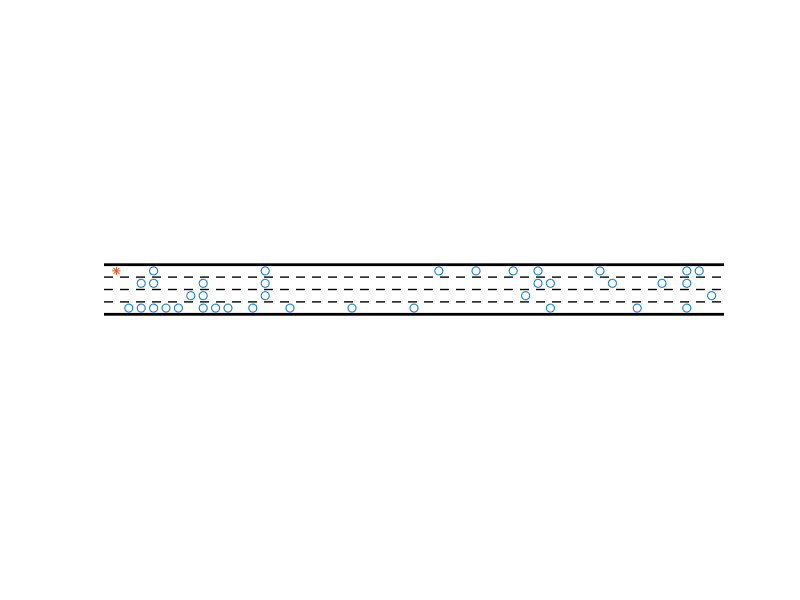

This chart was generated by the following MATLAB code: (Note: this script raises an error after producing the figure.)
 % ---------------------------------------------------------------------
% ME 450 – Spring 2023 - Final Project
% Xiangyu Long
% Final Project.m
% 
% mark: the mark number of map nodes
% start: start point
% goal: goal ponit
% weight: the weight of every edges
% crowder: the other moving cars
% carx: the x coordinate of the object
% cary: the y coordinate of the oject
% P: the matrix of motion planning
% cocol: the x coordinate of map nodes
% corow: the y coordiante of map nodes
% mx: the x coordinate of path planning
% my: the y coordiante of path planning
% ---------------------------------------------------------------------
clc
clear variables
close all

% Initialize the environment 
mark=zeros();
start=zeros();
goal=zeros();
weight=zeros();
row=4;
column=50;
nodes=row*column;
count1=0;

% Put the number into mark matrix
for i=1:row
    for j=1:column
        count1=count1+1;
        mark(i,j)=count1;
    end
end

count1=0;
count2=0;
count3=0;

% Establish the map nodes in a weighted graph. 
for i=1:column
    for j=1:row
        if i~=column
            if j==1
                
                count1=count1+1;
                start(count1)=mark(j,i);
                count2=count2+1;
                weight(count2)=2.5;
                count3=count3+1;
                goal(count1)=mark(j,i+1);
                count1=count1+1;
                start(count1)=mark(j,i);
                count2=count2+1;
                weight(count2)=0.5;
                count3=count3+1;
                goal(count1)=mark(j+1,i+1);

            elseif j~=1 && j~=row
                
                count1=count1+1;
                start(count1)=mark(j,i);
                count2=count2+1;
                weight(count2)=2.5;
                count3=count3+1;
                goal(count1)=mark(j-1,i+1);
                count1=count1+1;
                start(count1)=mark(j,i);
                count2=count2+1;
                weight(count2)=1;
                count3=count3+1;
                goal(count1)=mark(j,i+1);
                count1=count1+1;
                start(count1)=mark(j,i);
                count2=count2+1;
                weight(count2)=0.5;
                count3=count3+1;
                goal(count1)=mark(j+1,i+1);

            elseif j==row
                
                count1=count1+1;
                start(count1)=mark(j,i);
                count2=count2+1;
                weight(count2)=2.5;
                count3=count3+1;
                goal(count1)=mark(j-1,i+1);
                count1=count1+1;
                start(count1)=mark(j,i);
                count2=count2+1;
                weight(count2)=0.5;
                count3=count3+1;
                goal(count1)=mark(j,i+1);
            end
        end
    end
end

cocol=zeros();
corow=zeros();
count1=0;
count2=row+1;
carx=1;
cary=row;

% Establish the map nodes
for i=1:row
    count2=count2-1;
    for j=1:column
        count1=count1+1;
        cocol(count1)=j;
        corow(count1)=count2;
    end
end

%Produce the obstacle nodes
obs=40;
crowder=[1 carx];
k=find(crowder==carx);
c=find(crowder>=150);
% Let the obstacles not to coincide with start point
while isempty(k)==0 %|| isempty(c)==0
crowder=sort(randi([1,nodes-1],1,obs));
crowder=unique(crowder);
k=find(crowder==carx);
c=find(crowder>=150);
end

figure;
axis equal;
axis off;

% Draw each lane
hold on;
line([0, column], [4.5, 4.5],'Color','k','lineWidth',2,'lineStyle','-')
line([0, column], [3.5, 3.5],'Color','k','lineWidth',1,'lineStyle','--')
line([0, column], [2.5, 2.5],'Color','k','lineWidth',1,'lineStyle','--')
line([0, column], [1.5, 1.5],'Color','k','lineWidth',1,'lineStyle','--')
line([0, column], [0.5, 0.5],'Color','k','lineWidth',2,'lineStyle','-')

h=plot(cocol(crowder),corow(crowder),'o');
H=plot(carx,cary,'*');

flag1=start;
flag2=goal;
flag3=weight;
flag=zeros();
count1=0; 
%Note the obstacle nodes
for j=1:numel(start)
    for i=1:numel(crowder)
        if start(j)==crowder(i) || goal(j)==crowder(i)
            count1=count1+1;
            flag(count1)=j;
        end
    end
end
% Cancel them in the map nodes
flag1(flag)=[];
flag2(flag)=[];
flag3(flag)=[];

%Generate the shortest path
Goal=max(max(flag1),max(flag2));
Start=carx;
G = graph(flag1,flag2,flag3);
P = shortestpath(G,Start,Goal);

%Portray the shortest path
mx=zeros();
my=zeros();
for k=1:numel(P)
    count1=P(k);
    mx(k)=cocol(count1);
    my(k)=corow(count1);
end

L=line(mx,my,'lineWidth',1,'lineStyle','-.');
trajectory = plot(carx,cary, 'MarkerSize', 20, 'Color', 'red','lineWidth',1,'lineStyle','-');

%To show each step for every iteration
for i=1:100
    
    set(h, 'XData', cocol(crowder), 'YData', corow(crowder));
    set(L,'XData', mx, 'YData', my);
    set(H,'XData', carx, 'YData', cary); 
    set(trajectory, 'XData', [get(trajectory, 'XData'), carx], 'YData', [get(trajectory, 'YData'), cary]);
    pause(0.5);
    
    %Colission detection
    [carx,cary,crowder]=ColissionDetection(carx,cary,mx,my,crowder, P);
    
    %Repeat the step about producing new obstacles.
    flag1=start;
    flag2=goal;
    flag3=weight;
    flag=zeros();
    count1=0; 

    for j=1:numel(start)
        for k=1:numel(crowder)
            if start(j)==crowder(k) || goal(j)==crowder(k)
                count1=count1+1;
                flag(count1)=j;
            end
        end
    end

    flag1(flag)=[];
    flag2(flag)=[];
    flag3(flag)=[];
    Goal=max(max(flag1),max(flag2));

    %Update the new start point
    if cary==4 && carx<=50
            Start=mark(1,carx);
        elseif cary==3 && carx<=50
            Start=mark(2,carx);
        elseif cary==2 && carx<=50
            Start=mark(3,carx);
        elseif cary==1 && carx<=50
            Start=mark(4,carx);
    end
    G = graph(flag1,flag2,flag3);
    if cary~=1
        P = shortestpath(G,Start,Goal);
    end  
    
    mx=zeros();
    my=zeros();
    for k=1:numel(P)
        count1=P(k);
        mx(k)=cocol(count1);
        my(k)=corow(count1);
    end
    % In case the reseach point not to exceed the map
    if carx>=50
        carx=50;
        break
    end
end

axis equal;
axis off;

%To show the final results
if carx~=50 && cary~=1
    disp('Failed!');
elseif carx==50 && cary==1
    disp('Success!');
else
    disp('Crushed!');
end


